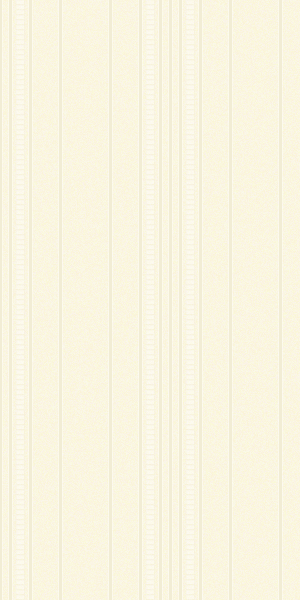
Frame 1 (no input)
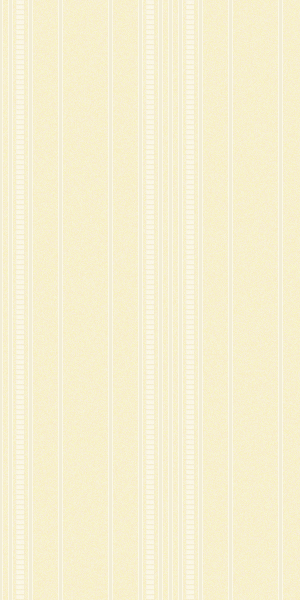
Frame 2 (the mouse pressed at the canvas centre, redrawn once)

The Processing sketch that drew these frames (run headless with seeded random() and noise(); the mouse was pressed at the canvas centre and the sketch redrawn once):

// Processing sketch: processing_24278
// ── processing_24278.pde

//import processing.pdf.*;

void setup()
{
  size(300,600);
  background(255);
  noLoop();
  //beginRecord(PDF, "Wall4.pdf"); 
}

void draw()
{
  wall();
  lines();
  //endRecord();
}

void wall()
{
  for(int x = 0, y = 0; y <= height; x = x + 1)
  {
    color c = color(242,random(220,240),random(150,200),140);
    stroke(c);
    point(x,y);
    if(x == width)
    {
      y = y + 1;
      x = 0;
    }
  }
}

int r1 = 170;

void lines()
{
  for(int x = 0; x <= 5; x = x + 1)
  {
    stroke(255,100);
    strokeWeight(5);
      
    line(0,0,0,height);
    line(10,0,10,height);
    line(-10,0,-10,height);
      
    line(30,0,30,height);
    line(-30,0,-30,height);
      
    line(60,0,60,height);
    line(-60,0,-60,height);
      
    stroke(242,237,213);
    strokeWeight(3);
      
    line(0,0,0,height);
    line(10,0,10,height);
    line(-10,0,-10,height);
      
    line(30,0,30,height);
    line(-30,0,-30,height);
      
    line(60,0,60,height);
    line(-60,0,-60,height);
    
    for(int b = 0; b < height; b = b + 5)
    {
      stroke(242,237,213,50);
      strokeWeight(1);
      fill(255,100);
      rect(16,b,8,4);
      
      stroke(242,237,213,50);
      fill(255,100);
      rect(-24,b,8,4);
    }
    
    translate(r1, 0);
  }
}
